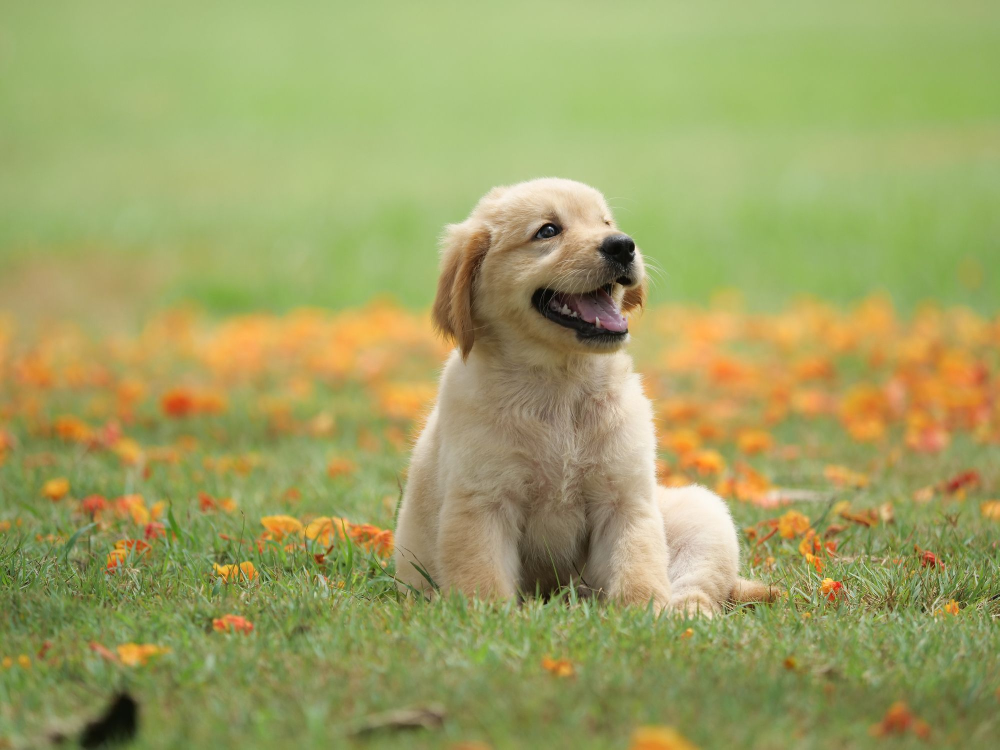
#> input picture Module-1-Getting-Started-Image/dog.jpeg, 1999 x 1499 px, given in place of the camera (shown at 1/2 size)
$ python 3.motion.py
#> lines starting #> are read from the running program, lines starting #| are printed output that depends on the picture; after the words box and inside, x2 and y2 are one past the last pixel; in counts of white or black regions, pixels touching at a corner belong together
import cv2
import numpy as np

source = 0
video_cap = cv2.VideoCapture(source)
first_frame = None
frame_count = 0

ksize = (5, 5)
red = (0, 0, 255)
yellow = (0, 255, 255)

knn = cv2.createBackgroundSubtractorKNN()

while True:
    ret, frame = video_cap.read()
#> frame is the input picture: shape (1499, 1999, 3); mean B, G, R 99, 161.6, 159.2
    if frame is None:
        break
    else:
        frame = cv2.resize(frame, (400, 400))
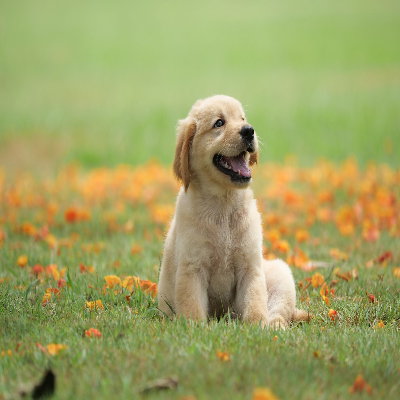
#> frame: shape (400, 400, 3); mean B, G, R 98.9, 161.5, 159.1
        frame_erode = frame.copy()

    fg_mask = knn.apply(frame)
#> fg_mask: shape (400, 400); every value is 255
    motion_area =  cv2.findNonZero(fg_mask)
#> motion_area = contour of 160000 points, box (x1, y1, x2, y2) (0, 0, 400, 400), area 0
    x, y, w, h = cv2.boundingRect(motion_area)
#> x = 0; y = 0; w = 400; h = 400

    if motion_area is not None:
        cv2.rectangle(frame, (x, y), (x+w, y+h), red, thickness=6)
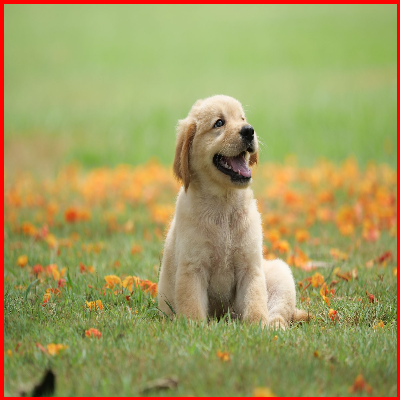
#> frame: shape (400, 400, 3); 3.47% of pixels changed, all inside (x1, y1, x2, y2) = (0, 0, 400, 400)

    fg_mask_erode = cv2.erode(fg_mask, np.ones(ksize, np.uint8))
    motion_area_erode = cv2.findNonZero(fg_mask_erode)
#> motion_area_erode has the same summary as motion_area
    xe, ye, we, he = cv2.boundingRect(motion_area_erode)
#> xe = 0; ye = 0; we = 400; he = 400

    if motion_area is not None:
        cv2.rectangle(frame_erode, (xe, ye), (xe + we, ye + he), red, thickness=6)

    cv2.imshow('Output', frame)
    cv2.imshow('Mask', fg_mask)
    cv2.imshow('Output with erosion', frame_erode)
    cv2.imshow('Mask with erosion', fg_mask_erode)

    k = cv2.waitKey(1)
#> (key q is pressed here)
    if k == ord('q'):
        break

video_cap.release()
cv2.destroyAllWindows()
